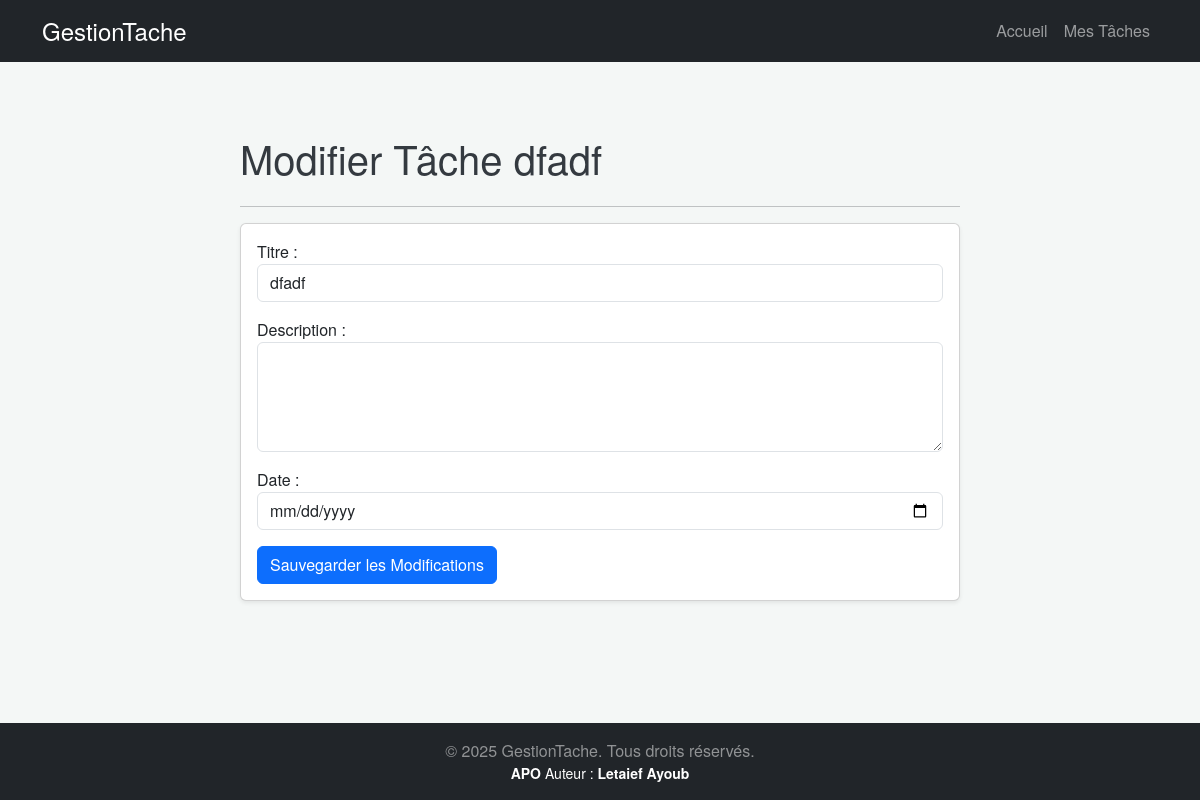
The app's page /modifier-tache/82/ (signed in), older data.
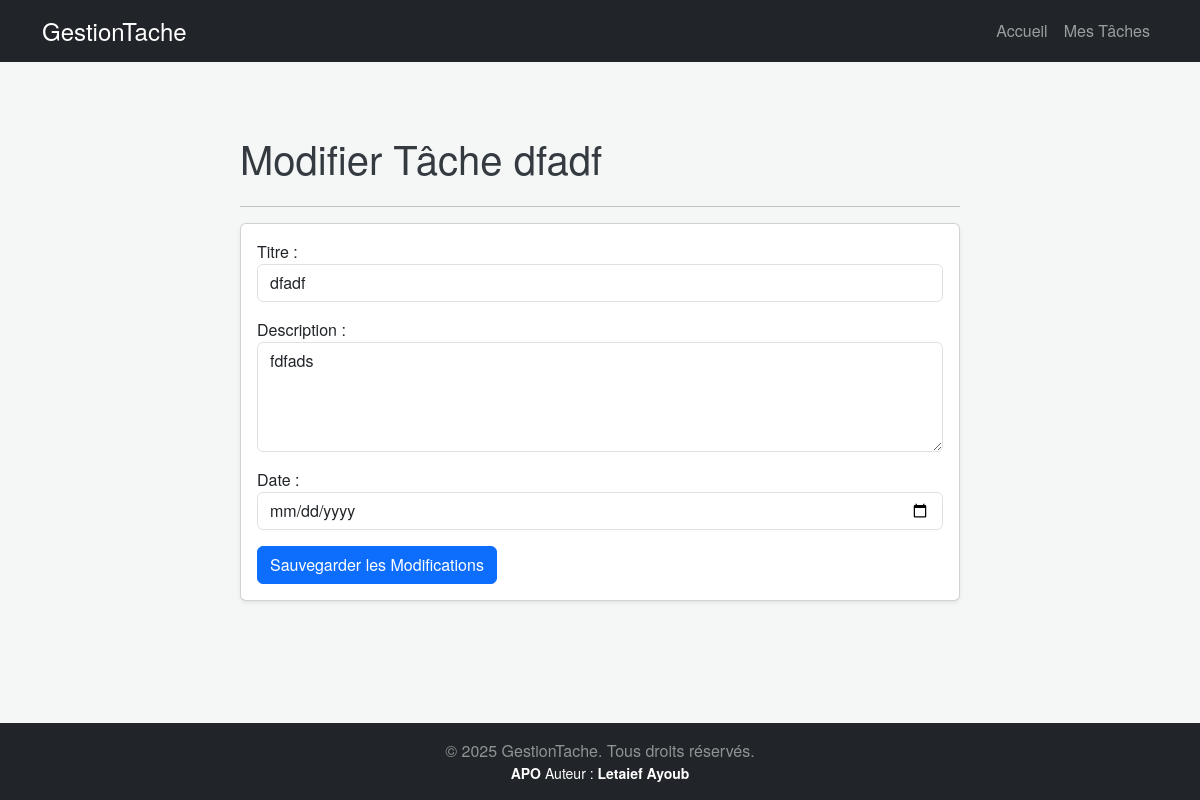
The same page, newer data.
### taches/models.py (models this page shows, shortened)
class Tache(models.Model):
    user = models.ForeignKey(User, on_delete=models.CASCADE, null=True, blank=True)
    titre = models.CharField(max_length=200)
    description = models.TextField(blank=True, null=True) # Description facultative
    date_creation = models.DateTimeField(default=timezone.now)
    date_due = models.DateTimeField(blank=True, null=True) # Date limite facultative
    statut_en_cours = models.BooleanField(default=True)

### taches/views.py (the view)
# urls.py: path('modifier-tache/<int:pk>/', views.tache_update, name='tache_modifier'),
@login_required
def tache_update(request, pk):
    tache = get_object_or_404(Tache, pk=pk, user=request.user)
    form = TacheForm(request.POST or None, instance=tache)
    if form.is_valid():
        form.save()
        return redirect('tache')
    return render(request, 'taches/tache_creation.html', {'form': form, 'tache': tache})

### taches/forms.py
class TacheForm(ModelForm):
    class Meta:
        model = Tache
        fields = ('titre', 'description', 'date_due')
        labels = {'titre' : 'Titre','description':'Description','date_due': 'Date', }
        widgets = {
            'titre': forms.TextInput(attrs={'class': 'form-control'}),
            'description': forms.Textarea(attrs={'class': 'form-control', 'rows': 4}),
            'date_due': forms.DateInput(attrs={'class': 'form-control', 'type': 'date'}),
        }

### taches/templates/taches/tache_creation.html (shortened to what this page needs)
{% extends 'base.html' %}
{% load static %}
{% block content %}
    <div class="container mt-5">
        <div class="row justify-content-center">
            <div class="col-md-8">
                <h1 class="mb-4">
                    {% if tache %}
                        Modifier Tâche {{ tache.titre }}
                    {% else %}
                        Créer une Nouvelle Tâche
                    {% endif %}
                </h1>
                <hr>
                <div class="card shadow-sm">
                    <div class="card-body">
                        <form method="post">
                            {% for field in form %}
                                <div class="mb-3">
                                    {{ field.label_tag }}
                                    {{ field }}
                                </div>
                            {% endfor %}
                            <button type="submit"
                                    class="btn btn-primary me-2"
                                    onclick="return confirm('Voulez-vous confirmer l\'enregistrement de cette tâche ?');">
                                {% if tache %}Sauvegarder les Modifications{% else %}Enregistrer la Tâche{% endif %}
                            </button>
                        </form>
                    </div>
                </div>
            </div>
        </div>
    </div>
{% endblock content %}

Row changes from the older to the newer data that the page shows:
changed Tache "dfadf": description (not shown) → "fdfads"
